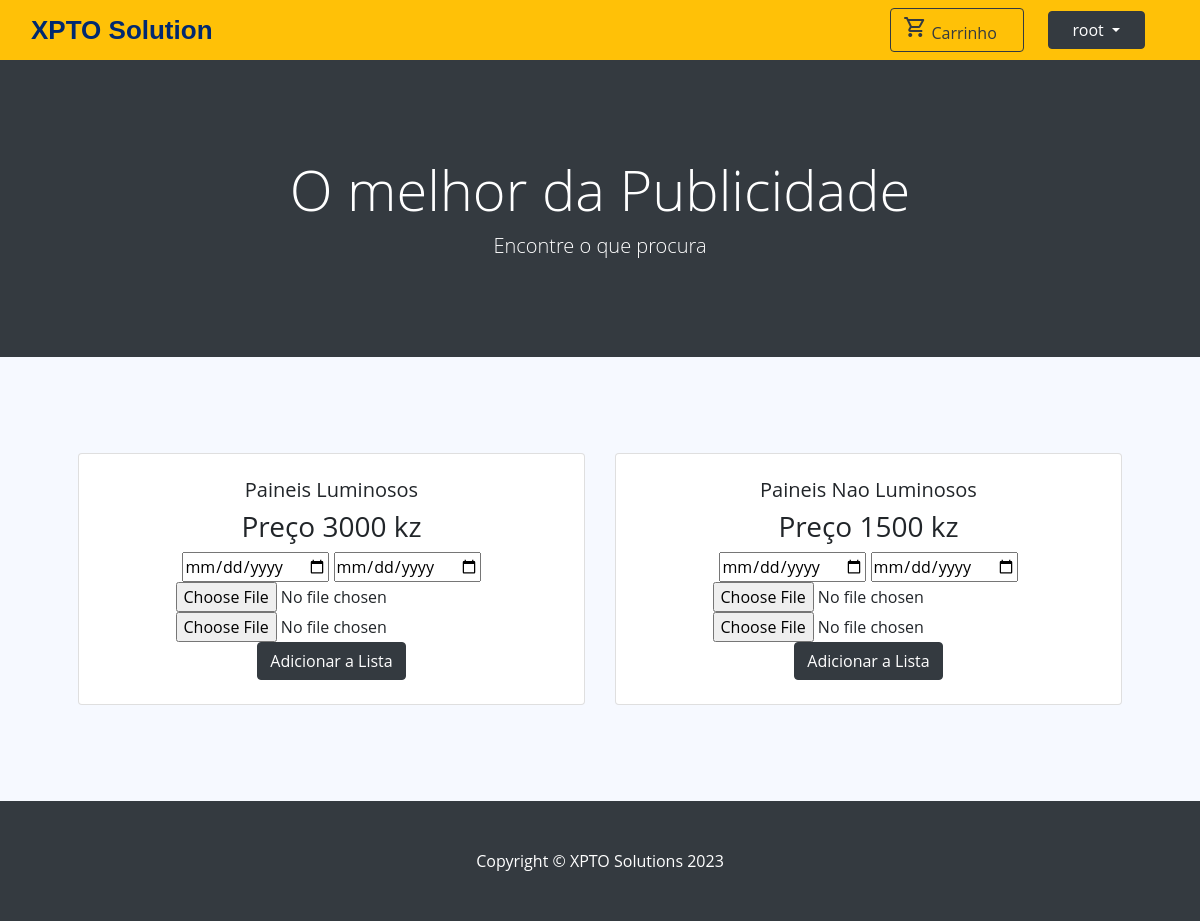
/ (signed in), run on the app's committed database.
### tables this page shows
CREATE TABLE `usuario` (
  `id` int(11) NOT NULL,
  `username` varchar(50) NOT NULL,
  `senha` varchar(50) NOT NULL,
  `tipo` varchar(50) NOT NULL,
  `eliminado` varchar(10) NOT NULL DEFAULT 'nao'
);

CREATE TABLE `outdoor` (
  `id` int(11) NOT NULL,
  `tipo` varchar(50) NOT NULL,
  `preco` float NOT NULL,
  `idComuna` int(11) NOT NULL,
  `estado` varchar(50) NOT NULL DEFAULT 'Disponivel',
  `eliminado` varchar(10) NOT NULL DEFAULT 'nao',
  `idUsuario` int(11) NOT NULL
);

### index.php (called while the page is built, shortened)
<?php
include __DIR__ . '/./controllers/Rotas.php';
$rotas = new Rotas();
$rotas->requestHandle();
?>

### repositories/UsuarioRepository.php (called while the page is built, shortened)
<?php
require_once __DIR__ . '/../dbconfig/DbConnection.php';
require_once __DIR__ . '/../models/UsuarioModel.php';
class UsuarioRepository implements IUsuarioRepository {
    private $db = null;
    public function __construct() {
        $this->db = DbConnection::getInstance();
    }
    public function selectById($id) {
        try {
            $stmt = $this->db->prepare("SELECT id, username, senha, tipo, eliminado FROM usuario WHERE id = :id and eliminado <> 'Sim'");
            $stmt->bindParam(":id", $id);
            $stmt->execute();
            $dado = $stmt->fetch(PDO::FETCH_ASSOC);
            if ($dado) {
                $Usuario = new UsuarioModel($dado['id'], $dado['username'], null, $dado['tipo'], null);
                return $Usuario;
            } else {
                return false;
            }
        } catch (PDOException $e) {
            echo $e->getMessage();
            return false;
        }
    }
}

### dbconfig/DbConnection.php (called while the page is built)
<?php
class DbConnection {
    private static $instance = NULL;
    public static function getInstance() {
        if (!isset(self::$instance)) {
            try {
                self:: $instance = new PDO("mysql:host=localhost;dbname=outdoorgest", 'root', '');
                self:: $instance->setAttribute(PDO::ATTR_ERRMODE, PDO::ERRMODE_EXCEPTION);
            } catch (PDOException $e) {
                echo $e->getMessage();
            }
        }
        return self::$instance;
    }
}

### services/UsuarioService.php (called while the page is built, shortened)
<?php
require_once __DIR__ . '/../repositories/UsuarioRepository.php';
class UsuarioService implements IUsuarioService {
    private $usuarioRepository = null;
    public function __construct() {
        $this->usuarioRepository = new UsuarioRepository();
    }
    public function selectById($id) {
        try {
            return $this->usuarioRepository->selectById($id);
        } catch (PDOException $e) {
            return false;
        }
    }
}

### controllers/ClienteController.php (called while the page is built, shortened)
<?php
require_once __DIR__ . '/../services/UsuarioService.php';
require_once __DIR__ . '/../services/OutdoorService.php';
class ClienteController {
    public function __construct() {
        $this->usuarioService = new UsuarioService();
        if (isset($_SESSION['Usuario'])) {
            $Us = unserialize($_SESSION['Usuario']);
            $_SESSION['Usuario'] = serialize($this->usuarioService->selectById($Us->getId()));
        }
    }
}
$actualizar = new ClienteController();

### models/UsuarioModel.php (called while the page is built, shortened)
<?php
class UsuarioModel {
    private $id;
    private $username;
    public function __construct($id, $username, $senha, $tipo, $eliminado) {
        $this->id = $id;
        $this->username = $username;
    }
    public function getId() {
        return $this->id;
    }
    public function getUsername() {
        return $this->username;
    }
}

### controllers/OutdoorController.php (called while the page is built, shortened)
<?php
require_once __DIR__ . '/../services/OutdoorService.php';
class OutdoorController {
    private $outdorServer = NULL;
    public function __construct() {
        $this->outdorServer = new OutdoorService();
    }
    public function showOutdoors() {
        $listaOutdoors = $this->outdorServer->selectAll();
        include __DIR__ . '/../views/outdoors.php';
    }
}

### services/OutdoorService.php (called while the page is built, shortened)
<?php
require_once __DIR__ . '/../repositories/OutdoordRepository.php';
class OutdoorService implements IOutdoorService {
    private $outdoorRepository = null;
    public function __construct() {
        $this->outdoorRepository = new OutdoordRepository();
    }
    public function selectAll() {
        return $this->outdoorRepository->selectAll();
    }
}

### repositories/OutdoordRepository.php (called while the page is built, shortened)
<?php
require_once __DIR__ . '/../dbconfig/DbConnection.php';
require_once __DIR__ . '/../models/OutdoorModel.php';
class OutdoordRepository implements IOutdoorRepository{
     private $db;
    public function __construct() {
        $this->db = DbConnection::getInstance();
    }
    public function selectAll() {
        try {
            $stmt = $this->db->prepare("SELECT o.id, o.tipo, `preco`,c.nome `idComuna`, `estado`, o.eliminado, u.username `idUsuario`  FROM outdoor o join usuario u  on u.id = o.idUsuario join comuna c on c.id = o.idComuna WHERE o.eliminado <> 'Sim'");
            $stmt->execute();
            $outdoors = $stmt->fetchAll();
            $listaOutdoor = array();
            foreach ($outdoors as $cada) {
                $listaOutdoor[] = new OutdoorModel($cada['id'], $cada['tipo'], $cada['preco'],$cada['idComuna'], $cada['estado'], $cada['eliminado'], $cada['idUsuario']);
            }
            return $listaOutdoor;
        } catch (PDOException $e) {
            echo $e->getMessage();
            return false;
        }
    }
}

### models/OutdoorModel.php (called while the page is built, shortened)
<?php
class OutdoorModel {
    private $tipo;
    private $preco;
    private $estado;
    public function __construct($id, $tipo, $preco, $comuna, $estado, $eliminado, $idGestor) {
        $this->tipo = $tipo;
        $this->preco = $preco;
        $this->estado = $estado;
    }
    public function getTipo() {
        return $this->tipo;
    }
    public function getPreco() {
        return $this->preco;
    }
    public function getEstado() {
        return $this->estado;
    }
}

### views/outdoors.php (the view, shortened to what this page needs)
<section class="py-5" >
    <div class="container px-4 px-lg-5 mt-5">
        <div class="row gx-4 gx-lg-5 row-cols-2 row-cols-md-3 row-cols-xl-4 justify-content-center" id="cardOutdoors">
            <?php
            if (isset($_SESSION['loggedin']) && $_SESSION['loggedin'] === true) {
                $logado = true;
            } else {
                $logado = false;
            }
            foreach ($listaOutdoors as $cada):
                if ($cada->getEstado() == "Disponivel") {
                    ?>
                    <div class="col mb-5">
                        <div class="card h-100">
                            <div class="card-body p-4">
                                <div class="text-center">
                                    <h5 class="fw-bolder"><?php echo $cada->getTipo(); ?></h5>
                                    <h3>Preço <?php echo $cada->getPreco();  ?> kz</h3>
                                    <form method="post" enctype="multipart/form-data">
                                        <?php if ($logado) { ?>
                                            <input type="date" name="dataInicio" id="dataInicio">
                                            <input type="date" name="dataFim" id="dataFim">
                                            <input type="file" name="imagem" id="idA" accept="image/*">
                                            <input type="file" name="recibo" id="recibo">
                                            <button type="button" class="btn btn-dark add">Adicionar a Lista</button>
                                        <?php } ?>
                                    </form>
                                </div>
                            </div>
                        </div>
                    </div>
                    <?php
                }
            endforeach;
                ?>
        </div>
    </div>
</section>

### views/home.php (shortened to what this page needs)
<?php
include 'header.php';
if (isset($_SESSION['Usuario']))
    $usuario = unserialize($_SESSION['Usuario']);
?>
</head>
<body>
    <header id="header" class="navbar navbar-expand-lg bg-warning" style="height: 60px;">
        <div class="container-fluid">
            <div class="d-flex align-items-center ">
                <a href="index.php" class="logo d-flex align-items-center">
                    <span class="d-none d-lg-block">XPTO Solution</span>
                </a>
            </div>
            <div>
                <?php if ($logado) { ?>
                    <nav class="header-nav ms-auto">
                        <ul class="d-flex align-items-center navbar-nav me-auto mb-2 mb-lg-0">
                            <li  class="nav-item">
                                <form class="d-flex ms-auto me-1 nav-item" method="post">
                                    <button type="button" class="dro verCarrinho btn btn-outline-dark " data-toggle="modal" data-target="#meuModal">
                                        <span class="material-symbols-outlined">
                                        </span>
                                        Carrinho
                                        <span class="badge text-bg-secondary">
                                        </span>
                                    </button>
                                </form>
                            </li>
                            <li class="nav-item px-4 ">
                                <div class="dropdown">
                                    <button class="btn btn-dark dropdown-toggle px-4" type="button" id="dropdownMenuButton" data-toggle="dropdown" aria-haspopup="true" aria-expanded="false">
                                        <?php if (isset($_SESSION['Usuario'])) echo $usuario->getUsername(); ?>
                                    </button>
                                </div>
                            </li>
                        </ul>
                    </nav>
                <?php } ?>
            </div>
        </div>
    </header>
    <header class="bg-dark py-5">
        <div class="container px-4 px-lg-5 my-5">
            <div class="text-center text-white">
                <h1 class="display-4 fw-bolder">O melhor da Publicidade</h1>
                <p class="lead fw-normal text-white-50 mb-0">Encontre o que procura</p>
            </div>
        </div>
    </header>
        <?php
    $this->OutdoorController->showOutdoors();
    include 'footer.php';

### content/css/style.css (style rules this page uses)
* { margin: 0; padding: 0; box-sizing: border-box; outline: none; }
body { font-family: "Open Sans", sans-serif; background: #f6f9ff; }
.logo { line-height: 1; }
.logo span { font-size: 26px; font-weight: 700; color: #012970; font-family: "Nunito", sans-serif; }
a { color: #4154f1; text-decoration: none; }

### data on the page
usuario: username "root"
outdoor: tipo "Paineis Luminosos", preco "3000"
outdoor: tipo "Paineis Nao Luminosos", preco "1500"
